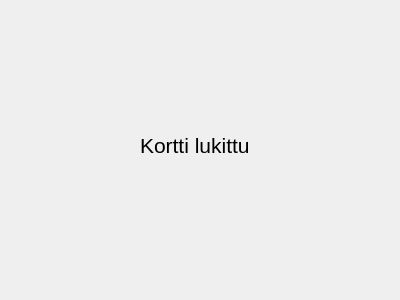
<?xml version="1.0" encoding="UTF-8"?>
<ui version="4.0">
 <class>Locked</class>
 <widget class="QDialog" name="Locked">
  <property name="geometry">
   <rect>
    <x>0</x>
    <y>0</y>
    <width>400</width>
    <height>300</height>
   </rect>
  </property>
  <property name="windowTitle">
   <string>Dialog</string>
  </property>
  <widget class="QLabel" name="label">
   <property name="geometry">
    <rect>
     <x>140</x>
     <y>120</y>
     <width>131</width>
     <height>51</height>
    </rect>
   </property>
   <property name="font">
    <font>
     <pointsize>16</pointsize>
    </font>
   </property>
   <property name="text">
    <string>Kortti lukittu</string>
   </property>
  </widget>
 </widget>
 <resources/>
 <connections/>
</ui>
